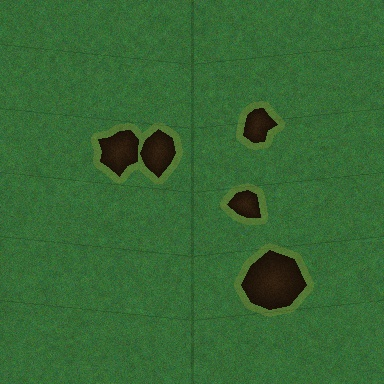
#> input picture temp_synthetic.jpg, 384 x 384 px
$ python -i edge_cases.py   (imports and definitions only)   (older library calls are emulated)
#> lines starting #> are read from the running program, lines starting #| are printed output that depends on the picture
"""
Edge Case Handler for Robust Field Performance
Handles challenging real-world scenarios that can cause failures
"""

import numpy as np
import cv2
from typing import Dict, Tuple, Optional
import logging

logger = logging.getLogger(__name__)


class EdgeCaseHandler:
    """
    Handles edge cases common in field photography:
    - Completely blown out images
    - Extremely dark images
    - Motion blur
    - Mixed lighting
    - Flash artifacts
    - Thermal noise (from overheated phone)
    """

    def __init__(self):
        """Initialize edge case handler"""
        self.min_usable_pixels = 0.1  # At least 10% pixels must be usable
        self.max_blur_score = 100  # Laplacian variance threshold for blur

    def handle_edge_cases(self, image: np.ndarray) -> Tuple[np.ndarray, Dict]:
        """
        Main method to detect and handle edge cases

        Args:
            image: Input RGB image

        Returns:
            Tuple of (processed_image, edge_case_info)
        """
        edge_cases = self.detect_edge_cases(image)
        result = image.copy()

        # Handle each detected edge case
        if edge_cases['is_blown_out']:
            result = self.handle_blown_out(result)
            logger.warning("Handling blown out image")

        if edge_cases['is_too_dark']:
            result = self.handle_extremely_dark(result)
            logger.warning("Handling extremely dark image")

        if edge_cases['has_motion_blur']:
            result = self.handle_motion_blur(result)
            logger.warning("Handling motion blur")

        if edge_cases['has_mixed_lighting']:
            result = self.handle_mixed_lighting(result)
            logger.warning("Handling mixed lighting")

        if edge_cases['has_flash_artifacts']:
            result = self.handle_flash_artifacts(result)
            logger.warning("Handling flash artifacts")

        if edge_cases['has_thermal_noise']:
            result = self.handle_thermal_noise(result)
            logger.warning("Handling thermal noise")

        return result, edge_cases

    def detect_edge_cases(self, image: np.ndarray) -> Dict:
        """
        Detect various edge cases in the image

        Args:
            image: Input image

        Returns:
            Dictionary of detected edge cases
        """
        gray = cv2.cvtColor(image, cv2.COLOR_RGB2GRAY)

        edge_cases = {
            'is_blown_out': self.detect_blown_out(gray),
            'is_too_dark': self.detect_extremely_dark(gray),
            'has_motion_blur': self.detect_motion_blur(gray),
            'has_mixed_lighting': self.detect_mixed_lighting(image),
            'has_flash_artifacts': self.detect_flash_artifacts(image),
            'has_thermal_noise': self.detect_thermal_noise(image),
            'severity': 'none'
        }

        # Determine overall severity
        num_issues = sum([v for k, v in edge_cases.items()
                         if k != 'severity' and isinstance(v, bool)])

        if num_issues >= 3:
            edge_cases['severity'] = 'severe'
        elif num_issues >= 2:
            edge_cases['severity'] = 'moderate'
        elif num_issues >= 1:
            edge_cases['severity'] = 'mild'

        return edge_cases

    def detect_blown_out(self, gray: np.ndarray) -> bool:
        """
        Detect if image is mostly blown out (overexposed)

        Args:
            gray: Grayscale image

        Returns:
            True if image is blown out
        """
        # Check percentage of saturated pixels
        saturated = np.sum(gray > 250) / gray.size

        # Check if histogram is heavily skewed to bright
        hist = cv2.calcHist([gray], [0], None, [256], [0, 256]).flatten()
        hist_norm = hist / hist.sum()
        bright_ratio = np.sum(hist_norm[200:])

        return saturated > 0.3 or bright_ratio > 0.5

    def detect_extremely_dark(self, gray: np.ndarray) -> bool:
        """
        Detect if image is extremely dark

        Args:
            gray: Grayscale image

        Returns:
            True if image is too dark
        """
        # Check mean brightness
        mean_brightness = np.mean(gray)

        # Check percentage of dark pixels
        dark_pixels = np.sum(gray < 30) / gray.size

        return mean_brightness < 30 or dark_pixels > 0.7

    def detect_motion_blur(self, gray: np.ndarray) -> bool:
        """
        Detect motion blur using Laplacian variance

        Args:
            gray: Grayscale image

        Returns:
            True if motion blur detected
        """
        # Calculate Laplacian
        laplacian = cv2.Laplacian(gray, cv2.CV_64F)
        variance = laplacian.var()

        # Low variance indicates blur
        return variance < self.max_blur_score

    def detect_mixed_lighting(self, image: np.ndarray) -> bool:
        """
        Detect mixed lighting conditions (e.g., indoor/outdoor mix)

        Args:
            image: RGB image

        Returns:
            True if mixed lighting detected
        """
        # Divide image into quadrants
        h, w = image.shape[:2]
        quadrants = [
            image[:h//2, :w//2],
            image[:h//2, w//2:],
            image[h//2:, :w//2],
            image[h//2:, w//2:]
        ]

        # Analyze color temperature of each quadrant
        temperatures = []
        for quad in quadrants:
            # Simple color temperature estimation
            mean_rgb = np.mean(quad.reshape(-1, 3), axis=0)
            # Ratio of blue to red indicates temperature
            if mean_rgb[0] > 0:
                temp_ratio = mean_rgb[2] / mean_rgb[0]
            else:
                temp_ratio = 1.0
            temperatures.append(temp_ratio)

        # High variance in color temperature indicates mixed lighting
        temp_variance = np.std(temperatures)

        return temp_variance > 0.3

    def detect_flash_artifacts(self, image: np.ndarray) -> bool:
        """
        Detect flash photography artifacts

        Args:
            image: RGB image

        Returns:
            True if flash artifacts detected
        """
        gray = cv2.cvtColor(image, cv2.COLOR_RGB2GRAY)
        h, w = gray.shape

        # Check for bright center (typical flash pattern)
        center_region = gray[h//3:2*h//3, w//3:2*w//3]
        edge_region = np.concatenate([
            gray[:h//3, :].flatten(),
            gray[2*h//3:, :].flatten(),
            gray[:, :w//3].flatten(),
            gray[:, 2*w//3:].flatten()
        ])

        center_mean = np.mean(center_region)
        edge_mean = np.mean(edge_region)

        # Flash typically makes center much brighter
        brightness_ratio = center_mean / (edge_mean + 1e-6)

        # Check for harsh shadows (high local contrast)
        local_contrast = np.std(gray)

        return brightness_ratio > 1.5 and local_contrast > 60

    def detect_thermal_noise(self, image: np.ndarray) -> bool:
        """
        Detect thermal noise from overheated phone sensor

        Args:
            image: RGB image

        Returns:
            True if thermal noise detected
        """
        # Thermal noise appears as random hot pixels
        # Check for salt-and-pepper noise pattern

        # Calculate local variance
        gray = cv2.cvtColor(image, cv2.COLOR_RGB2GRAY)

        # Use small kernel to detect pixel-level noise
        kernel_size = 3
        mean = cv2.blur(gray, (kernel_size, kernel_size))
        sq_mean = cv2.blur(gray**2, (kernel_size, kernel_size))
        variance = sq_mean - mean**2

        # High variance at pixel level indicates noise
        noise_pixels = np.sum(variance > 100) / variance.size

        return noise_pixels > 0.05

    # [146 lines left out: functions handle_blown_out, handle_extremely_dark, handle_motion_blur, handle_mixed_lighting, handle_flash_artifacts, not called in this run]

    def handle_thermal_noise(self, image: np.ndarray) -> np.ndarray:
        """
        Handle thermal noise from overheated sensor

        Args:
            image: Noisy image

        Returns:
            Denoised image
        """
        # Non-local means denoising (good for thermal noise)
        denoised = cv2.fastNlMeansDenoisingColored(
            image, None,
            h=15,  # Filter strength
            hColor=15,  # Filter strength for color
            templateWindowSize=7,
            searchWindowSize=21
        )

        # Additional bilateral filtering for edge preservation
        result = cv2.bilateralFilter(denoised, 9, 75, 75)

        return result

    # [35 lines left out: functions apply_gamma_channel, validate_output, not called in this run]

>>> import cv2
>>> picture = cv2.cvtColor(cv2.imread('../../temp_synthetic.jpg'), cv2.COLOR_BGR2RGB)
>>> result = EdgeCaseHandler().handle_edge_cases(picture)
#> in detect_edge_cases, `gray = cv2.cvtColor(image, cv2.COLOR_RGB2GRAY)`:
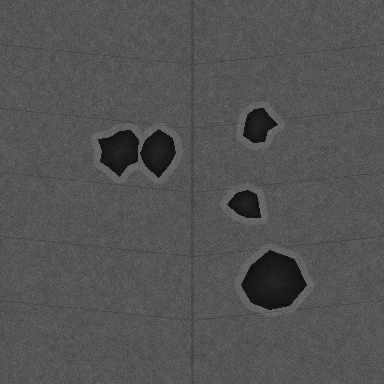
#> gray: shape (384, 384); min 9, max 119, mean 82.8
#> in detect_blown_out, `saturated = np.sum(gray > 250) / gray.size`: saturated = 0
#> in detect_blown_out, `hist = cv2.calcHist([gray], [0], None, [256], [0, 256]).flatten()`: hist = 256 values, max 8001 at index 85, min 0 at index 0, mean 576
#> in detect_blown_out, `hist_norm = hist / hist.sum()`: hist_norm = 256 values, max 0.0543 at index 85, min 0 at index 0, mean 0.00391
#> in detect_blown_out, `bright_ratio = np.sum(hist_norm[200:])`: bright_ratio = 0
#> in detect_extremely_dark, `mean_brightness = np.mean(gray)`: mean_brightness = 82.78
#> in detect_extremely_dark, `dark_pixels = np.sum(gray < 30) / gray.size`: dark_pixels = 0.0354
#> in detect_motion_blur, `laplacian = cv2.Laplacian(gray, cv2.CV_64F)`:
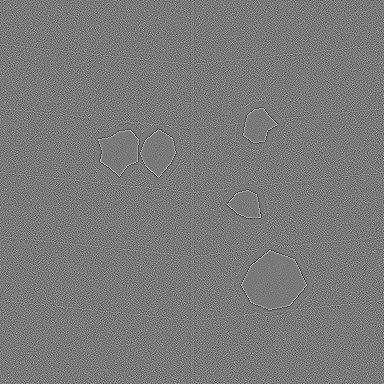
#> laplacian: shape (384, 384) float64; min -225, max 243, mean 0; drawn with min black and max white
#> in detect_motion_blur, `variance = laplacian.var()`: variance = 966.1
#> in detect_mixed_lighting, `h, w = image.shape[:2]`: h = 384
#> the loop in detect_mixed_lighting, `for quad in quadrants:` made 4 passes
#> (mean_rgb, temp_ratio) on passes 1 to 4: ([53.57, 102.3, 50.49], 0.942), ([53.72, 105.6, 52.23], 0.972), ([53.37, 107.1, 53.32], 0.999), ([53.32, 100.3, 49.38], 0.926)
#> after the loop in detect_mixed_lighting, `for quad in quadrants:`: temperatures = [0.942, 0.972, 0.999, 0.926]
#> in detect_mixed_lighting, `temp_variance = np.std(temperatures)`: temp_variance = 0.028
#> in detect_flash_artifacts, `center_region = gray[h//3:2*h//3, w//3:2*w//3]`:
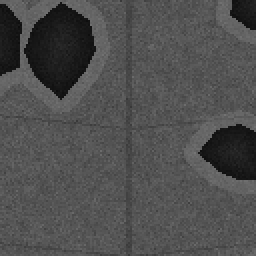
#> center_region: shape (128, 128) (shown 2 times larger); min 9, max 118, mean 78.2
#> in detect_flash_artifacts, `center_mean = np.mean(center_region)`: center_mean = 78.22
#> in detect_flash_artifacts, `edge_mean = np.mean(edge_region)`: edge_mean = 83.25
#> in detect_flash_artifacts, `brightness_ratio = center_mean / (edge_mean + 1e-6)`: brightness_ratio = 0.94
#> in detect_flash_artifacts, `local_contrast = np.std(gray)`: local_contrast = 14.48
#> in detect_thermal_noise, `sq_mean = cv2.blur(gray**2, (kernel_size, kernel_size))`:
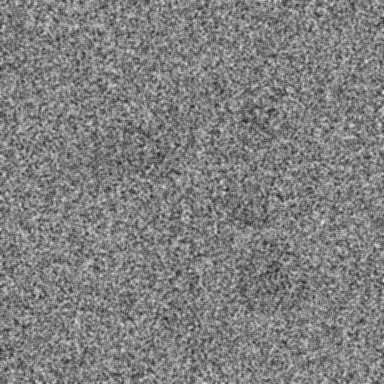
#> sq_mean: shape (384, 384); min 28, max 238, mean 127.3
#> in detect_thermal_noise, `variance = sq_mean - mean**2`:
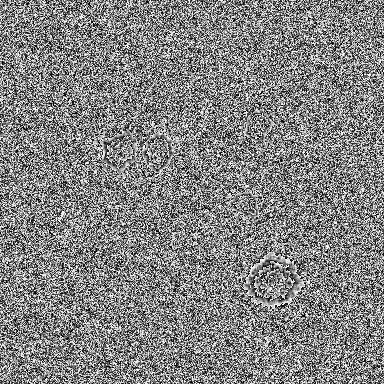
#> variance: shape (384, 384); min 0, max 255, mean 130.9
#> in detect_thermal_noise, `noise_pixels = np.sum(variance > 100) / variance.size`: noise_pixels = 0.612
#> in detect_edge_cases, `edge_cases = { 'is_blown_out': self.detect_blown_out(gray), 'is_too_da..`: edge_cases = {'is_blown_out': False, 'is_too_dark': False, 'has_motion_blur': False, 'has_mixed_lighting': False, 'has_flash_artifacts': False, 'has_thermal_noise': True, 'severity': 'none'}
#> in detect_edge_cases, `num_issues = sum([v for k, v in edge_cases.items() if k != 'severity' ..`: num_issues = 0
